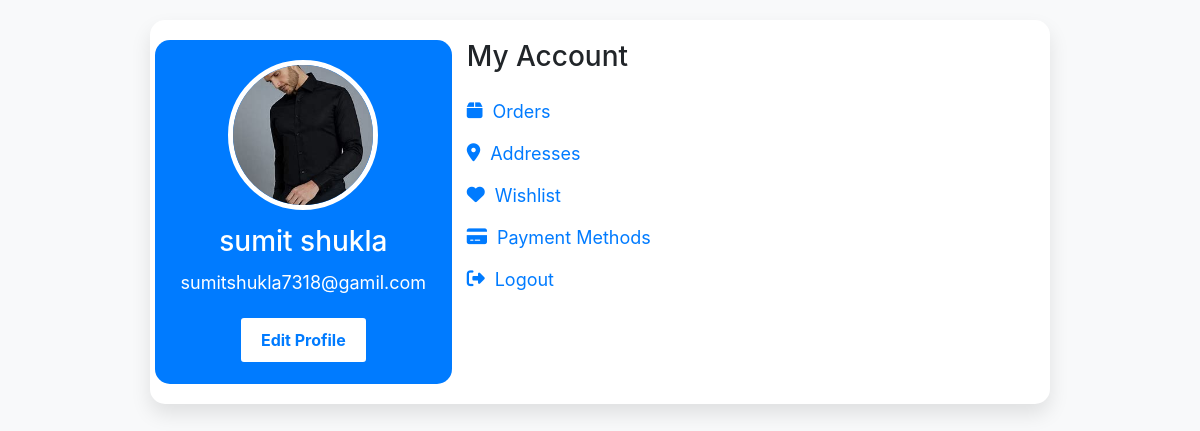
The page /profile/ (signed in) on the database its author committed.
### userapk/models.py (models this page shows)
class Customer(models.Model):
    fname=models.CharField(max_length=100)
    lname=models.CharField(max_length=100)
    father=models.CharField(max_length=100)
    email=models.EmailField(unique=True)
    pass1=models.CharField(max_length=20)
    Phone=models.CharField(max_length=10)
    image=models.FileField(upload_to="uploads/users/",null=True)

### userapk/views.py (the view)
# urls.py: path('profile/', views.profile, name='profile'),
def profile(request):
    if not request.session.get('customer_id'):
        messages.error(request, "Please log in first")
        return redirect('user_login')
    cid = request.session['customer_id']
    customer = Customer.objects.get(id=cid)
    return render(request, "profile_page.html", {'customer': customer})

### templates/profile_page.html (shortened to what this page needs)
<!DOCTYPE html>
<html lang="en">
<head>
    <link rel="stylesheet" href="https://maxcdn.bootstrapcdn.com/bootstrap/4.5.2/css/bootstrap.min.css">
</head>
<body>
    <div class="container profile-wrapper">
        <div class="row">
            <div class="col-md-4 profile-sidebar">
                <img src="{{ customer.image.url }}" alt="Profile Picture">
                <h2>{{ customer.fname }} {{ customer.lname }}</h2>
                <p>{{ customer.email }}</p>
                <div class="actions">
                    <a href="{% url "edit-profile" %}">Edit Profile</a>
                </div>
            </div>
            <div class="col-md-8 profile-content">
                <h3 class="mb-4">My Account</h3>
                <ul>
                    <li><a href="{% url 'order_history' %}"><i class="fas fa-box"></i> Orders</a></li>
                    <li><a href="{% url 'address_management' %}"><i class="fas fa-map-marker-alt"></i> Addresses</a></li>
                    <li><a href="#"><i class="fas fa-heart"></i> Wishlist</a></li>
                    <li><a href="#"><i class="fas fa-credit-card"></i> Payment Methods</a></li>
                    <li><a href="{% url 'user_logout' %}"><i class="fas fa-sign-out-alt"></i> Logout</a></li>
                </ul>
            </div>
        </div>
    </div>
</body>
</html>

### templates/profile_page.html (style rules this page uses)
body { background-color: #f8f9fa; }
.profile-wrapper { background-color: #ffffff; padding: 20px; border-radius: 15px; box-shadow: 0 10px 20px rgba(0, 0, 0, 0.1); margin: 20px auto; max-width: 900px; }
.profile-sidebar { background-color: #007bff; color: #ffffff; padding: 20px; border-radius: 15px; text-align: center; }
.profile-sidebar img { border-radius: 50%; width: 150px; height: 150px; object-fit: cover; border: 5px solid #ffffff; margin-bottom: 15px; }
.profile-sidebar h2 { font-size: 28px; margin-bottom: 10px; }
.profile-sidebar p { font-size: 18px; margin-bottom: 20px; }
.profile-sidebar .actions a { text-decoration: none; color: #007bff; background-color: #ffffff; border: 2px solid #007bff; padding: 10px 20px; border-radius: 5px; display: inline-block; font-weight: bold; transition: all 0.3s; }
.profile-content ul { list-style: none; padding: 0; }
.profile-content ul li { margin-bottom: 15px; }
.profile-content ul li a { text-decoration: none; color: #007bff; font-size: 18px; display: flex; align-items: center; }
.profile-content ul li a i { margin-right: 10px; }

### rows shown on the page
Customer: image (picture), fname "sumit", lname "shukla", email "sumitshukla7318@gamil.com"
